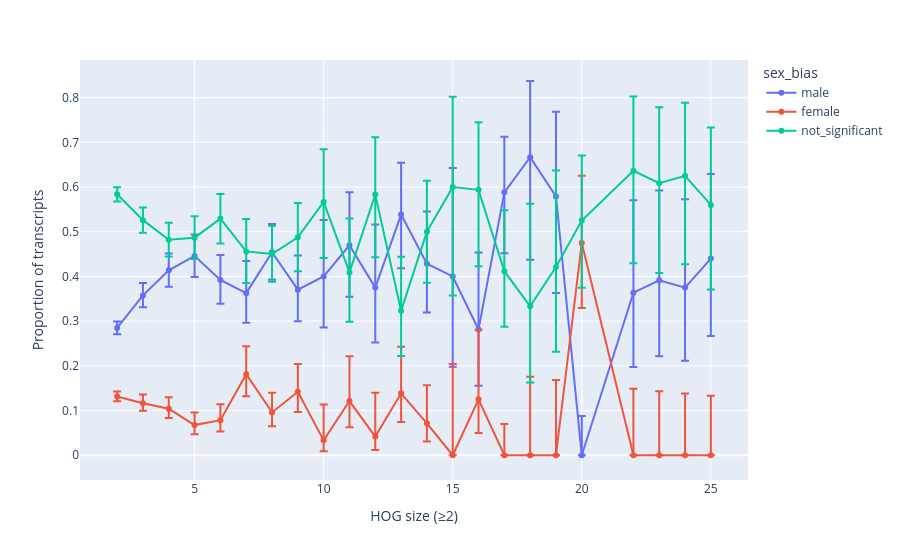

The notebook cell saved with this chart:
### Markdown cell above
Plot with plotly

### Code cell
fig2 = px.line(
    hog_bias_long,
    x="HOG_size",
    y="proportion",
    color="sex_bias",
    markers=True,
        hover_data={
        "transcript_count": True,
        "total": True,
        "proportion": ":.3f"
    }
)

for trace in fig2.data:
    bias_type = trace.name
    
    subset = hog_bias_long[hog_bias_long["sex_bias"] == bias_type]
    
    trace.error_y = dict(
        type="data",
        symmetric=False,
        array=subset["ci_upper"].values - subset["proportion"].values,
        arrayminus=subset["proportion"].values - subset["ci_lower"].values
    )

fig2.update_layout(
    xaxis_title="HOG size (≥2)",
    yaxis_title="Proportion of transcripts",
)
fig2.show()

### Figure 1 — Plotly figure (JSON) as saved in the notebook; plotly's stock layout.template omitted (floating-point values rounded to 4 significant figures)
{"data": [{"customdata": [[1061, 3726], [427, 1194], [278, 672], [185, 415], [120, 306], [66, 182], [109, 240], [60, 162], [24, 60], [31, 66], [18, 48], [35, 65], [30, 70], [6, 15], [9, 32], [30, 51], [12, 18], [11, 19], [0, 40], [8, 22], [9, 23], [9, 24], [11, 25]], "error_y": {"array": [0.01471, 0.0276, 0.03762, 0.0481, 0.05572, 0.07202, 0.06322, 0.07656, 0.1263, 0.1187, 0.1414, 0.1156, 0.1167, 0.2425, 0.1725, 0.1242, 0.1705, 0.1896, 0.08762, 0.2069, 0.2008, 0.1979, 0.1893], "arrayminus": [0.01426, 0.02669, 0.03664, 0.04711, 0.05304, 0.06634, 0.06178, 0.07056, 0.1143, 0.1154, 0.1228, 0.1199, 0.1092, 0.2018, 0.1256, 0.1366, 0.2292, 0.2162, 0.0, 0.1663, 0.1697, 0.1634, 0.1733], "symmetric": false, "type": "data"}, "hovertemplate": "sex_bias=male<br>HOG_size=%{x}<br>proportion=%{y:.3f}<br>transcript_count=%{customdata[0]}<br>total=%{customdata[1]}<extra></extra>", "legendgroup": "male", "line": {"color": "#636efa", "dash": "solid"}, "marker": {"symbol": "circle"}, "mode": "lines+markers", "name": "male", "orientation": "v", "showlegend": true, "type": "scatter", "x": [2, 3, 4, 5, 6, 7, 8, 9, 10, 11, 12, 13, 14, 15, 16, 17, 18, 19, 20, 22, 23, 24, 25], "xaxis": "x", "y": [0.2848, 0.3576, 0.4137, 0.4458, 0.3922, 0.3626, 0.4542, 0.3704, 0.4, 0.4697, 0.375, 0.5385, 0.4286, 0.4, 0.2812, 0.5882, 0.6667, 0.5789, 0.0, 0.3636, 0.3913, 0.375, 0.44], "yaxis": "y"}, {"customdata": [[490, 3726], [139, 1194], [70, 672], [28, 415], [24, 306], [33, 182], [23, 240], [23, 162], [2, 60], [8, 66], [2, 48], [9, 65], [5, 70], [0, 15], [4, 32], [0, 51], [0, 18], [0, 19], [19, 40], [0, 22], [0, 23], [0, 24], [0, 25]], "error_y": {"array": [0.01123, 0.01943, 0.02539, 0.02831, 0.03562, 0.06237, 0.04386, 0.06206, 0.08031, 0.1002, 0.09809, 0.1042, 0.08513, 0.2039, 0.1557, 0.07005, 0.1759, 0.1682, 0.15, 0.1487, 0.1431, 0.138, 0.1332], "arrayminus": [0.01047, 0.01697, 0.02089, 0.02038, 0.02516, 0.0492, 0.03112, 0.04547, 0.02414, 0.05849, 0.03017, 0.06387, 0.04053, 0.0, 0.0753, 0.0, 0.0, 0.0, 0.1456, -1.388e-17, 0.0, 0.0, 0.0], "symmetric": false, "type": "data"}, "hovertemplate": "sex_bias=female<br>HOG_size=%{x}<br>proportion=%{y:.3f}<br>transcript_count=%{customdata[0]}<br>total=%{customdata[1]}<extra></extra>", "legendgroup": "female", "line": {"color": "#EF553B", "dash": "solid"}, "marker": {"symbol": "circle"}, "mode": "lines+markers", "name": "female", "orientation": "v", "showlegend": true, "type": "scatter", "x": [2, 3, 4, 5, 6, 7, 8, 9, 10, 11, 12, 13, 14, 15, 16, 17, 18, 19, 20, 22, 23, 24, 25], "xaxis": "x", "y": [0.1315, 0.1164, 0.1042, 0.06747, 0.07843, 0.1813, 0.09583, 0.142, 0.03333, 0.1212, 0.04167, 0.1385, 0.07143, 0.0, 0.125, 0.0, 0.0, 0.0, 0.475, 0.0, 0.0, 0.0, 0.0], "yaxis": "y"}, {"customdata": [[2175, 3726], [628, 1194], [324, 672], [202, 415], [162, 306], [83, 182], [108, 240], [79, 162], [34, 60], [27, 66], [28, 48], [21, 65], [35, 70], [9, 15], [19, 32], [21, 51], [6, 18], [8, 19], [21, 40], [14, 22], [14, 23], [15, 24], [14, 25]], "error_y": {"array": [0.01573, 0.02819, 0.03777, 0.04799, 0.05521, 0.07252, 0.06324, 0.07636, 0.1176, 0.1204, 0.1282, 0.1208, 0.114, 0.2018, 0.1511, 0.1366, 0.2292, 0.2162, 0.1456, 0.1663, 0.1697, 0.1634, 0.1733], "arrayminus": [0.01591, 0.02836, 0.03757, 0.04775, 0.05594, 0.07071, 0.06166, 0.07579, 0.1256, 0.1104, 0.1405, 0.101, 0.114, 0.2425, 0.1712, 0.1242, 0.1705, 0.1896, 0.15, 0.2069, 0.2008, 0.1979, 0.1893], "symmetric": false, "type": "data"}, "hovertemplate": "sex_bias=not_significant<br>HOG_size=%{x}<br>proportion=%{y:.3f}<br>transcript_count=%{customdata[0]}<br>total=%{customdata[1]}<extra></extra>", "legendgroup": "not_significant", "line": {"color": "#00cc96", "dash": "solid"}, "marker": {"symbol": "circle"}, "mode": "lines+markers", "name": "not_significant", "orientation": "v", "showlegend": true, "type": "scatter", "x": [2, 3, 4, 5, 6, 7, 8, 9, 10, 11, 12, 13, 14, 15, 16, 17, 18, 19, 20, 22, 23, 24, 25], "xaxis": "x", "y": [0.5837, 0.526, 0.4821, 0.4867, 0.5294, 0.456, 0.45, 0.4877, 0.5667, 0.4091, 0.5833, 0.3231, 0.5, 0.6, 0.5938, 0.4118, 0.3333, 0.4211, 0.525, 0.6364, 0.6087, 0.625, 0.56], "yaxis": "y"}], "layout": {"legend": {"title": {"text": "sex_bias"}, "tracegroupgap": 0}, "margin": {"t": 60}, "xaxis": {"anchor": "y", "domain": [0, 1], "title": {"text": "HOG size (≥2)"}}, "yaxis": {"anchor": "x", "domain": [0, 1], "title": {"text": "Proportion of transcripts"}}}}
